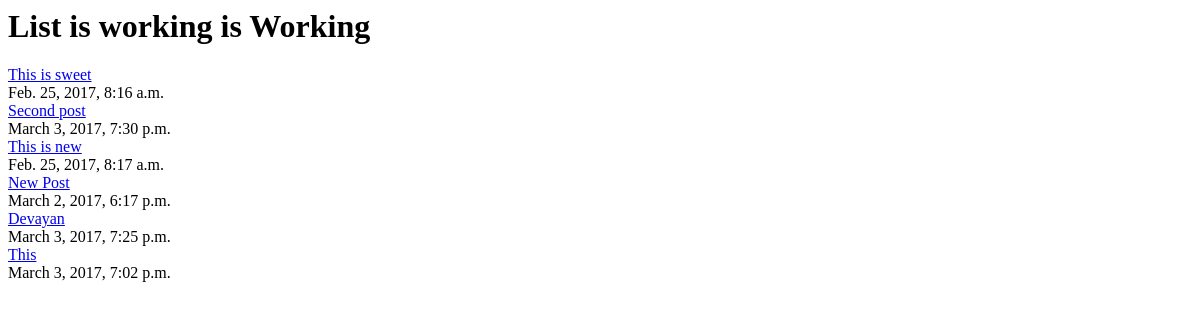
/posts/, run on an earlier commit of the app's database.
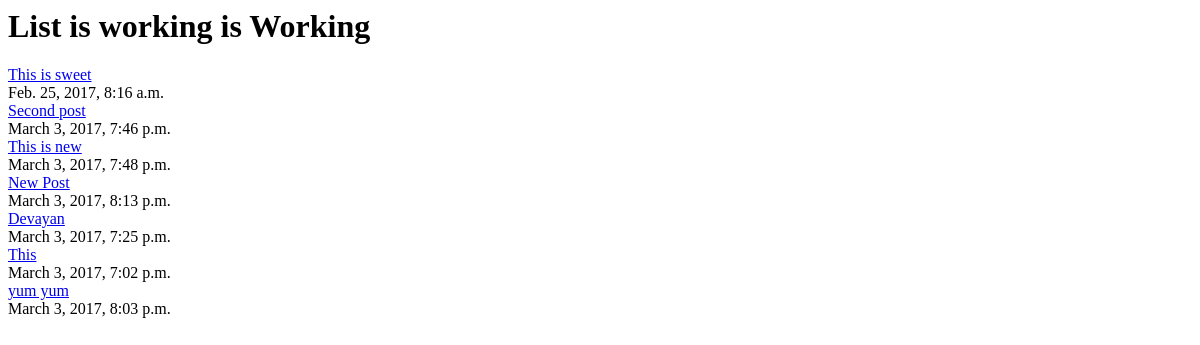
And on a later commit of the database.
### posts/models.py (models this page shows, shortened)
class Post(models.Model):
    title = models.CharField(max_length=120)
    content = models.TextField()
    updated = models.DateTimeField(auto_now=True, auto_now_add=False)
    timestamp = models.DateTimeField(auto_now=False, auto_now_add=True)
    def get_absolute_url(self):
        return reverse("details",kwargs={"id":self.id})

### posts/views.py (the view)
def posts_list(request):
    queryset = Post.objects.all()
    context_data={
        "object_list": queryset,
         "title": "List is working"
          }
    return render(request,"index.html",context_data)

### templates/index.html
<html>
<body>
    <h1>{{ title }} is Working</h1>
    {% for obj in object_list %}
    <a href='{{obj.get_absolute_url}}'>{{obj.title}}</a> <br/> {{obj.updated}} <br/> {% endfor %}
</body>
</html>

What changed in the data, as far as the page shows it:
changed Post "Second post": updated "March 3, 2017, 7:30 p.m." → "March 3, 2017, 7:46 p.m."
changed Post "This is new": updated "Feb. 25, 2017, 8:17 a.m." → "March 3, 2017, 7:48 p.m."
changed Post "New Post": updated "March 2, 2017, 6:17 p.m." → "March 3, 2017, 8:13 p.m."
added Post: title "yum yum", updated "March 3, 2017, 8:03 p.m."
